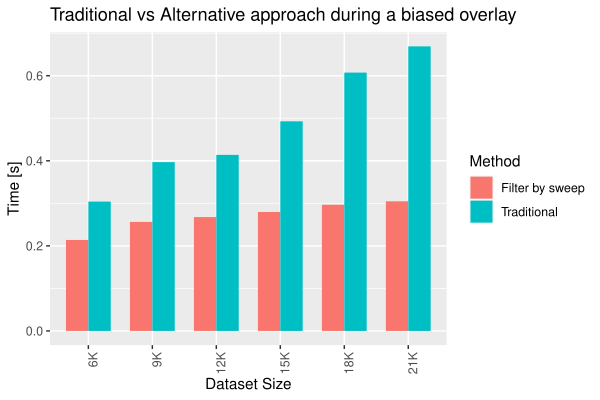

The script that drew this image:
library(tidyverse)
data0 = enframe(read_lines("RangeTester3.txt"), value="line")

data1 = data0 %>% filter(str_detect(line, 'INFO')) %>% filter(str_detect(line, 'END')) 

fields = c("tag","ts","runId","size1","size2","method","stage","time")
data2 = data1 %>% 
  separate(sep = "\\t", col = "line", into = fields, extra = "drop") %>%
  select(method, size2, time) %>%
  mutate(time = as.numeric(time) / 1000.0) %>%
  mutate(method = str_replace(method, "Sweeping", "Filter by sweep"))
  
data3 = data2 %>% group_by(method, size2) %>% summarise(time = mean(time)) 
size2_order = factor(data3$size2, level = c('6K','9K','12K','15K','18K','21K'))
#size2_order = factor(data3$size2, level = c('25K', '67K', '104K', '133K', '158K'))

p = ggplot(data3, aes(x = size2_order, y = time, fill = method)) + 
  geom_col(width = 0.7, position="dodge") + 
  theme(axis.text.x = element_text(angle = 90, hjust = 1)) +
  labs(x="Dataset Size", y="Time [s]",
       title=paste0("Traditional vs Alternative approach during a biased overlay")) + 
  guides(fill=guide_legend(title="Method"))
plot(p)

W = 6
H = 4
ggsave(paste0("RangeTester3.pdf"), width = W, height = H)
